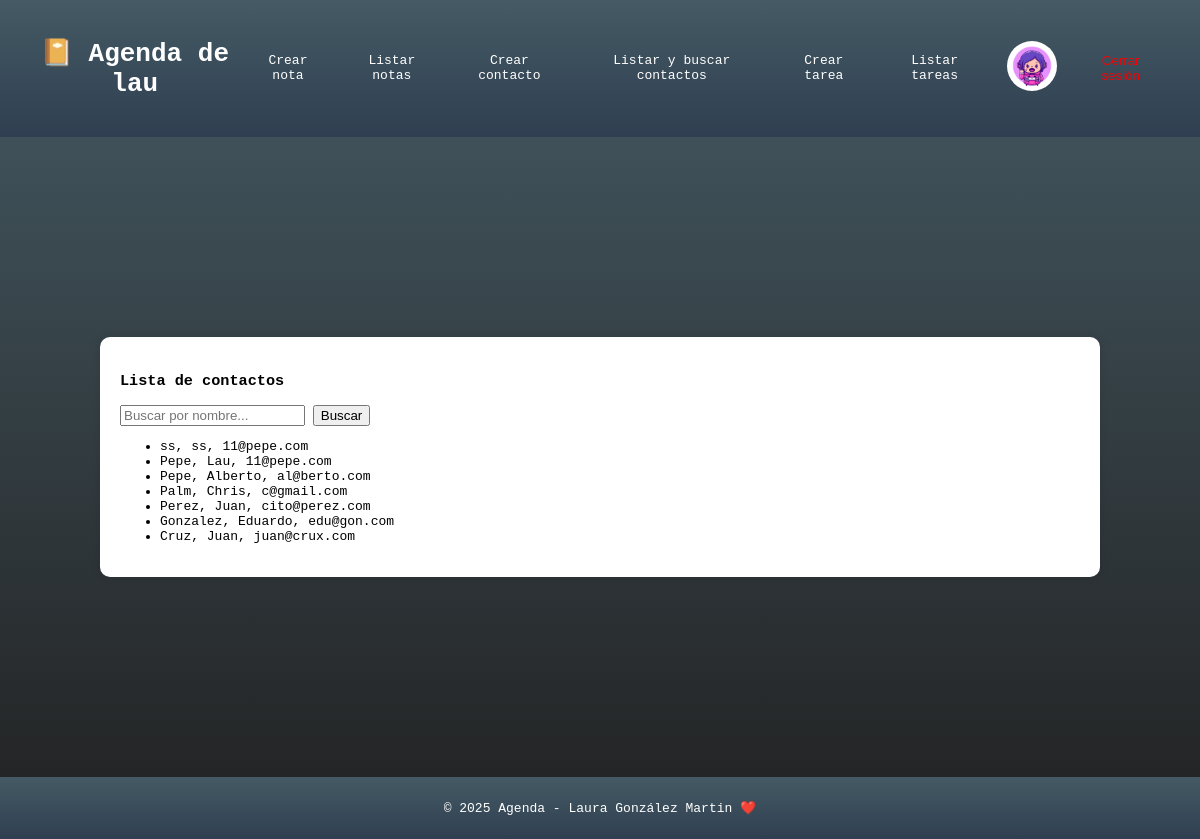
/listar-contactos/ (signed in), run on the app's committed database.
### usuarios/models.py (models this page shows, shortened)
class Avatar(models.Model):
    user = models.OneToOneField(User, on_delete=models.CASCADE)
    imagen = models.ImageField(upload_to='avatars/', default='avatars/defaultAvatar.png')

### mi_app/models.py (models this page shows)
class Contacto(models.Model):
    nombre = models.CharField(max_length=50)
    apellido = models.CharField(max_length=50)
    email = models.EmailField()
    def __str__(self):
        return f"{self.apellido}, {self.nombre}, {self.email}"

### mi_app/views.py (the view)
# urls.py: path('listar-contactos/', views.listar_contactos, name='listar-contactos'),
@login_required
def listar_contactos(request):
    contactos = Contacto.objects.all()
    return render(request, "mi_app/listar_contactos.html", {"contactos": contactos})

### mi_app/templates/mi_app/listar_contactos.html
{% extends 'base.html' %}
{% block content %}
<h3>Lista de contactos</h3>
<form method="GET" action="{% url 'buscar-contacto' %}">
  <input
    type="text"
    name="nombre"
    placeholder="Buscar por nombre..."
    value="{{ nombre }}"
  />
  <button type="submit">Buscar</button>
</form>
<ul>
  {% for contacto in contactos %}
  <li>{{ contacto }}</li>
  {% endfor %}
</ul>
{% endblock content %}

### templates/base.html (shortened to what this page needs)
<!DOCTYPE html>
<html lang="en">
  <head>
  </head>
  <body>
    <header>
      <h1><a href="/">📔 Agenda de {{user.username|default:"invitado"}}</a></h1>
      <nav>
        <ul>
          {% if user.is_authenticated %}
          <li><a href="/crear-nota">Crear nota</a></li>
          <li><a href="/listar-notas">Listar notas</a></li>
          <li><a href="/crear-contacto">Crear contacto</a></li>
          <li><a href="/listar-contactos">Listar y buscar contactos</a></li>
          <li><a href="/crear-tarea">Crear tarea</a></li>
          <li><a href="/listar-tareas">Listar tareas</a></li>
          <li>
          <a href="/usuarios/profile-update">
            {% if user.avatar and user.avatar.imagen %}
            <img src="{{user.avatar.imagen.url}}" alt="{{user.username}}">
            {% else %}
            <img src="https://cdn-icons-png.flaticon.com/512/149/149071.png" alt="{{ user.username }}">
            {% endif %}
          </a>
          </li>
          <li>
            <form method="post" action="{% url 'logout' %}">
              <button
                type="submit"
                style="
                  background: none;
                  border: none;
                  color: rgb(238, 6, 6);
                  padding: 0;
                  cursor: pointer;
                "
              >
              </button>
            </form>
          </li>
          {% else %}
          <li><a href="{% url 'acerca-de' %}">Acerca de mi</a></li>
          <li><a href="{% url 'register' %}">Registro</a></li>
          <li><a href="{% url 'login' %}">Login</a></li>
          {% endif %}
        </ul>
      </nav>
    </header>
    <main>
      <div class="container">{% block content %} {% endblock content %}</div>
    </main>
    <footer>
      <p>&copy; 2025 Agenda - Laura González Martin ❤️</p>
    </footer>
  </body>
</html>

### templates/base.html (style rules this page uses)
body { font-family: monospace; margin: 0; padding: 0; background: linear-gradient(to bottom, #455a64, #212121); background-attachment: fixed; }
header { background: linear-gradient(to bottom, #455a64, #2f3f51); color: #fff; padding: 20px; text-align: center; display: flex; justify-content: space-between; }
header h1 a { color: white; text-decoration: none; }
header nav { display: flex; justify-content: space-between; align-items: center; }
header nav ul { list-style-type: none; margin: 0; padding: 0; display: flex; }
header nav ul li { margin-right: 20px; padding: 4px; align-content: center; }
header nav a { color: #fff; text-decoration: none; }
header nav img { width: 50px; height: 50px; border-radius: 50%; }
main { display: flex; justify-content: center; align-items: center; height: 80vh; }
footer { background: linear-gradient(to bottom, #455a64, #2f3f51); color: #fff; padding: 10px; text-align: center; clear: both; }
.container { width: 80%; max-height: 70%; overflow-y: scroll; margin: 0 auto; background-color: #fff; padding: 20px; border-radius: 10px; box-shadow: 0 0 10px rgba(0, 0, 0, 0.1); }

### data on the page
Contacto: apellido+nombre+email "ss, ss, 11@pepe.com"
Contacto: apellido+nombre+email "Pepe, Lau, 11@pepe.com"
Contacto: apellido+nombre+email "Pepe, Alberto, al@berto.com"
Contacto: apellido+nombre+email "Palm, Chris, c@gmail.com"
Contacto: apellido+nombre+email "Perez, Juan, cito@perez.com"
Contacto: apellido+nombre+email "Gonzalez, Eduardo, edu@gon.com"
Contacto: apellido+nombre+email "Cruz, Juan, juan@crux.com"

### other printed values
{{ user.username|default:"invitado" }} "lau"
